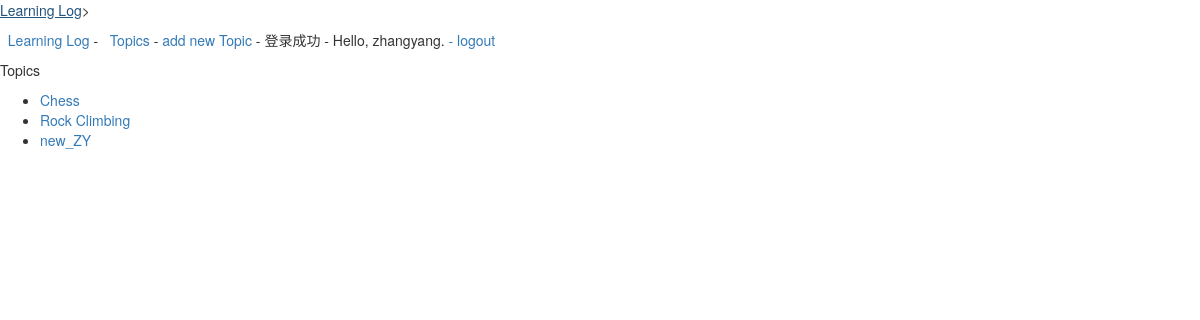
The app's page /topics/ (signed in) with its own data.
### learning_logs/models.py (models this page shows)
class Topic(models.Model):
    text = models.CharField(max_length=200)
    date_added = models.DateTimeField(auto_now_add=True)
    owner = models.ForeignKey(User, on_delete=models.CASCADE)
    def __str__(self):
        return self.text

### learning_logs/views.py (the view)
# urls.py: url(r'^topics/$', views.topics, name='topics'),
@login_required
def topics(request):
    topics1 = Topic.objects.filter(owner=request.user).order_by('date_added')
    context = {'topics': topics1}
    return render(request=request, template_name='learning_logs/topics.html', context=context)

### learning_logs/templates/learning_logs/topics.html
{% extends 'learning_logs/base.html' %}
{% block content %}
    <p>Topics</p>
    <ul>
        {% for topic in  topics %}
            <li>
                <a href="{% url 'learning_logs:topic' topic.id %}">{{ topic }}</a>
            </li>
        {% empty %}
            <li>No topics have been added yet.</li>
        {% endfor %}
    </ul>
{% endblock content %}

### learning_logs/templates/learning_logs/base.html (shortened to what this page needs)
{% load bootstrap3 %}
<!DOCTYPE html>
<html lang="en">
<head>
    {% bootstrap_css %}
</head>
<p><a href="{% url 'learning_logs:index' %}">Learning Log</a>></p>
<p>
􏱾 <a href="{% url 'learning_logs:index' %}">Learning Log</a> - 􏱿 <a href="{% url 'learning_logs:topics' %}">Topics</a> -
    <a href="{% url 'learning_logs:new_topic' %}">add new Topic</a>
    {% if user.is_authenticated %}
        - 登录成功 - Hello, {{ user.username }}.
        <a href="{% url 'users:login' %}"> - logout</a>
    {% else %}
        - <a href="{% url 'users:register' %}">register</a>
        <a href="{% url 'users:login' %}"> - login</a>
    {% endif %}
</p>
{% block content %}{% endblock content %}
</body>
</html>

### records on screen
Topic: text "Chess"
Topic: text "Rock Climbing"
Topic: text "new_ZY"

### other values on screen
{{ user.username }} "zhangyang"
